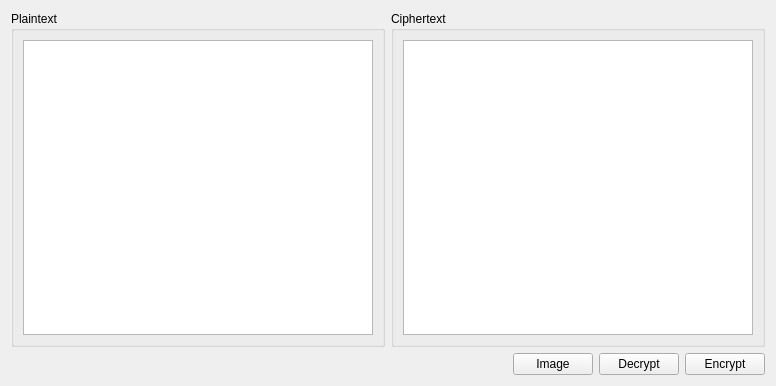
<?xml version="1.0" encoding="UTF-8"?>
<ui version="4.0">
 <class>SAKBase64Assisatnt</class>
 <widget class="QWidget" name="SAKBase64Assisatnt">
  <property name="geometry">
   <rect>
    <x>0</x>
    <y>0</y>
    <width>776</width>
    <height>386</height>
   </rect>
  </property>
  <property name="windowTitle">
   <string>Base64 Assistant</string>
  </property>
  <layout class="QGridLayout" name="gridLayout">
   <item row="0" column="0">
    <widget class="QGroupBox" name="groupBox">
     <property name="sizePolicy">
      <sizepolicy hsizetype="Expanding" vsizetype="Expanding">
       <horstretch>0</horstretch>
       <verstretch>0</verstretch>
      </sizepolicy>
     </property>
     <property name="title">
      <string>Plaintext</string>
     </property>
     <layout class="QGridLayout" name="gridLayout_2">
      <item row="0" column="0">
       <widget class="QPlainTextEdit" name="plainText"/>
      </item>
     </layout>
    </widget>
   </item>
   <item row="0" column="1">
    <widget class="QGroupBox" name="groupBox_2">
     <property name="sizePolicy">
      <sizepolicy hsizetype="Expanding" vsizetype="Preferred">
       <horstretch>0</horstretch>
       <verstretch>0</verstretch>
      </sizepolicy>
     </property>
     <property name="title">
      <string>Ciphertext</string>
     </property>
     <layout class="QGridLayout" name="gridLayout_3">
      <item row="0" column="0">
       <widget class="QPlainTextEdit" name="cipherText"/>
      </item>
     </layout>
    </widget>
   </item>
   <item row="1" column="0" colspan="2">
    <layout class="QHBoxLayout" name="horizontalLayout">
     <item>
      <spacer name="horizontalSpacer">
       <property name="orientation">
        <enum>Qt::Horizontal</enum>
       </property>
       <property name="sizeHint" stdset="0">
        <size>
         <width>40</width>
         <height>20</height>
        </size>
       </property>
      </spacer>
     </item>
     <item>
      <widget class="QPushButton" name="image">
       <property name="text">
        <string>Image</string>
       </property>
      </widget>
     </item>
     <item>
      <widget class="QPushButton" name="decrypt">
       <property name="text">
        <string>Decrypt</string>
       </property>
      </widget>
     </item>
     <item>
      <widget class="QPushButton" name="encrypt">
       <property name="text">
        <string>Encrypt</string>
       </property>
      </widget>
     </item>
    </layout>
   </item>
  </layout>
 </widget>
 <resources/>
 <connections/>
</ui>
